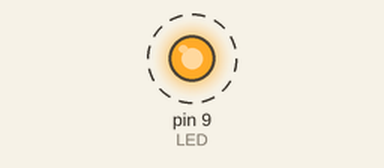
Simulated run of this sketch. Board: Arduino Uno, built with avr-gcc and run on an emulated ATmega328P. On the bench: output pins drawn as LEDs (lit = HIGH). Dashed ring = blinking.

Above: at 0.03 s.
Timing chart, 0 to 3.0 s (numbered marks = the images above):
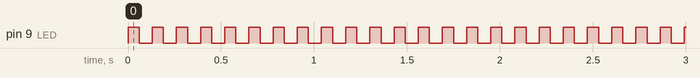

The sketch:

led-digital-output.ino
```cpp
const int LED = 9;  //tells the board that pin 9 is assigned the name 'LED'
void setup ()      {
  pinMode (LED , OUTPUT); //sets pin 9 as the ouptut for the le
}
void loop ()  //nothing to be repeated
{
  digitalWrite(LED, HIGH);
  delay(60);
  digitalWrite(LED, LOW);
  delay(70);
}
```

Measured:
- by itself, pin 9 (LED): alternates HIGH for 0.06 s and LOW for 0.07 s
